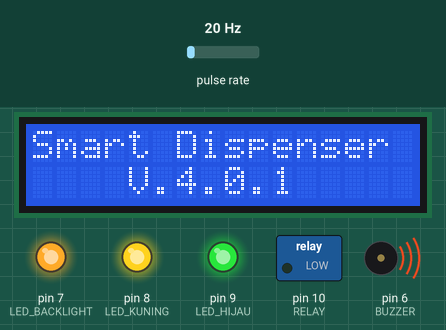
A sketch run on a simulated Arduino Uno, built with avr-gcc and run on an emulated ATmega328P. Parts: 16×2 character LCD, switched loads named in the sketch (green lamp = pin HIGH), output pins drawn as LEDs (lit = HIGH), buzzer (waves = sounding, pin HIGH). Wiring (inferred from the names in the program): pulse sensor: data pin 2. The inputs (shaded band) are chosen by the test bench; at power-on: pulse rate 20 Hz.

Above: at 0.1 s.
At 3.6 s:
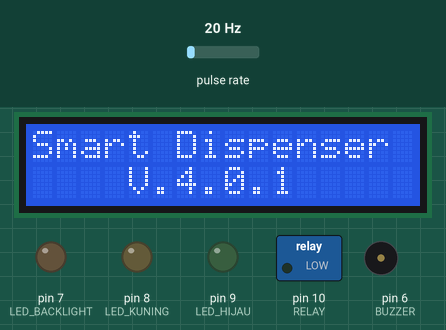
At 5.7 s:
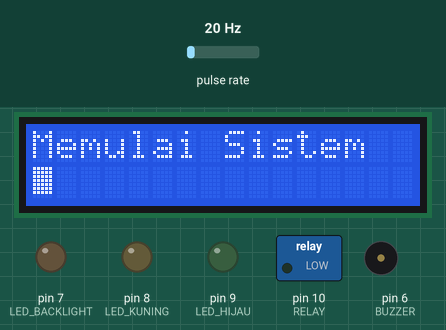
At 7.7 s:
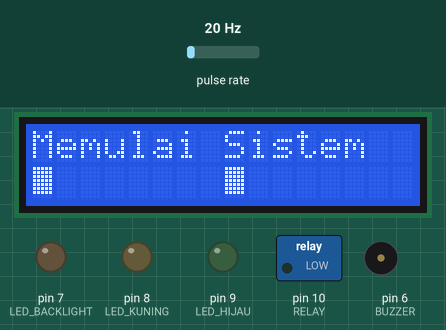
At 9.7 s:
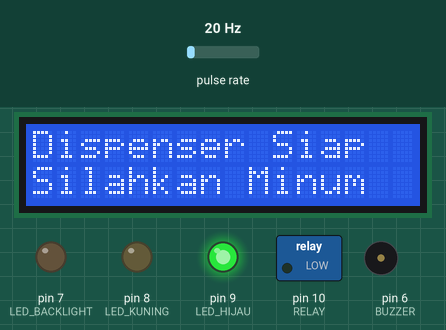
Timing chart, 0 to 14.2 s (numbered marks = the images above):
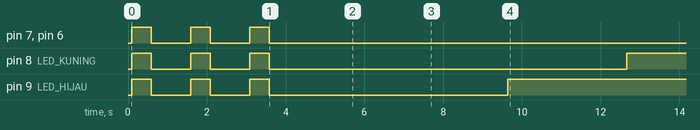

The sketch:

Dispenser_V1.ino
```cpp
#include <LiquidCrystal_I2C.h>
#define LED_BACKLIGHT 7
#define LED_KUNING 8
#define LED_HIJAU 9
#define RELAY 10
#define BUZZER 6
#define SENSOR_FLOAT 4
#define SENSOR_WATER_FLOW 2
#define SENSOR_MAGNET 5

LiquidCrystal_I2C lcd(0x27, 16, 2);

byte block[8] = {
  B11111,
  B11111,
  B11111,
  B11111,
  B11111,
  B11111,
  B11111,
};

byte sensorInterrupt = 0;
byte sensorPin       = SENSOR_WATER_FLOW;
float calibrationFactor = 4.5;
volatile byte pulseCount;
float flowRate;
unsigned int flowMilliLitres;
unsigned long totalMilliLitres;
unsigned long oldTime;

unsigned long time;

void setup() {
  Serial.begin(9600);
  pinMode(SENSOR_MAGNET, INPUT_PULLUP);
  pinMode(SENSOR_FLOAT, INPUT_PULLUP);
  pinMode(LED_BACKLIGHT, OUTPUT);
  pinMode(BUZZER, OUTPUT);
  pinMode(LED_KUNING, OUTPUT);
  pinMode(LED_HIJAU, OUTPUT);
  pinMode(RELAY, OUTPUT);

  //  LCD Setup
  lcd.begin();
  lcd.backlight();
  lcdPrint("Smart Dispenser", "    V.4.0.1");

  //  Lampu Nyala
  for (int i = 0 ; i < 3 ; i++) {
    lampuSetup();
    delay(500);
  }
  delay(1000);
  lcd.clear();
  ////  Memulai sistem
  initializationSystem();
  digitalWrite(LED_HIJAU, 1);

  pinMode(sensorPin, INPUT);
  digitalWrite(sensorPin, HIGH);
  pulseCount        = 0;
  flowRate          = 0.0;
  flowMilliLitres   = 0;
  totalMilliLitres  = 0;
  oldTime           = 0;
  attachInterrupt(sensorInterrupt, pulseCounter, FALLING);
  lcdPrint("Dispenser Siap", "Silahkan Minum");
  delay(3000);
  lcd.clear();
}

void loop() {

  if ((millis() - oldTime) > 1000)
  {
    detachInterrupt(0);
    flowRate = ((1000.0 / (millis() - oldTime)) * pulseCount) / calibrationFactor;
    oldTime = millis();
    flowMilliLitres = (flowRate / 60) * 1000;
    totalMilliLitres += flowMilliLitres;
    unsigned int frac;
    pulseCount = 0;
    attachInterrupt(sensorInterrupt, pulseCounter, FALLING);
  }

  if (flowMilliLitres > 0) {
    digitalWrite(LED_KUNING, 1);
    lcd.clear();
    lcdPrint("Tunggu Sebentar", "Sedang Bekerja");
    lcd.clear();
  } else {
    lcd.setCursor(0, 0);
    lcd.print("Anda Telah Minum ");
    lcd.setCursor(0, 1);
    lcd.print(totalMilliLitres);
    lcd.print(" ml");
    digitalWrite(BUZZER, 0);
    digitalWrite(LED_KUNING, 0);

    int floatState = digitalRead(SENSOR_FLOAT);
    Serial.print("float: ");
    Serial.println(floatState);

    int sensorValue = digitalRead(SENSOR_MAGNET);
    Serial.print("magnet: ");
    Serial.println(sensorValue);

//  Pompa Air
    if (floatState == 0 && sensorValue == 1){
    time++ ;
    lcd.clear();
    Serial.println(time);
      delay(500);
      digitalWrite(LED_BACKLIGHT, HIGH);
      if(time > 30){
        digitalWrite(RELAY, LOW);
        lcd.setCursor(0, 0);
        lcd.print("Air Galon Habis!");
        delay(500);
        digitalWrite(BUZZER, HIGH);
        digitalWrite(LED_KUNING, HIGH);
        delay (250);
        digitalWrite(BUZZER, LOW);
        digitalWrite(LED_KUNING, LOW);
        delay (3000);
          }else{
            digitalWrite(RELAY, HIGH);
        }
    }else if (floatState == 0 && sensorValue == 0){
    time++ ;
    lcd.clear();
    Serial.println(time);
      delay(500);
      digitalWrite(LED_BACKLIGHT, HIGH);
      if(time > 30){
        digitalWrite(RELAY, LOW);
        lcd.setCursor(0, 0);
        lcd.print("Air Galon Habis!");
        delay(500);
        digitalWrite(BUZZER, HIGH);
        digitalWrite(LED_KUNING, HIGH);
        delay (250);
        digitalWrite(BUZZER, LOW);
        digitalWrite(LED_KUNING, LOW);
        delay (3000);
          }else{
            digitalWrite(RELAY, HIGH);
        }
    }else if(floatState == 1 && sensorValue ==0){
      time = 0;
      digitalWrite(RELAY, LOW);
      digitalWrite(LED_BACKLIGHT, LOW);
    }
    else{
      time = 0;
      digitalWrite(RELAY, LOW);
      digitalWrite(LED_BACKLIGHT, LOW);
    }

//  Pintu Galon
  }

}

// VOID SYSTEM
void pulseCounter()
{
  pulseCount++;
}

void lcdPrint(char *text1, char *text2)
{
  lcd.setCursor(0, 0);
  lcd.print(text1);
  lcd.setCursor(0, 1);
  lcd.print(text2);
}

void lampuSetup() {
  digitalWrite(LED_BACKLIGHT, 1);
  digitalWrite(LED_KUNING, 1);
  digitalWrite(LED_HIJAU, 1);
  digitalWrite(BUZZER, 1);
  delay(500);
  digitalWrite(LED_BACKLIGHT, 0);
  digitalWrite(LED_KUNING, 0);
  digitalWrite(LED_HIJAU, 0);
  digitalWrite(BUZZER, 0);
  delay(500);
}

void initializationSystem()
{
  lcd.setCursor(0, 0);
  lcd.print("Memulai Sistem");
  lcd.createChar(0, block);
  lcd.home();
  lcd.setCursor(0, 1);
  for (int j = 0; j < 16; j++)
  {
    lcd.write(j);
    delay(250);
  }
  lcd.clear();
}
```

Measured:
- by itself, pin 8 (LED_KUNING): goes LOW 1.0 s, HIGH 0.50 s, LOW 1.0 s, HIGH 0.50 s, LOW 9.1 s, then HIGH
